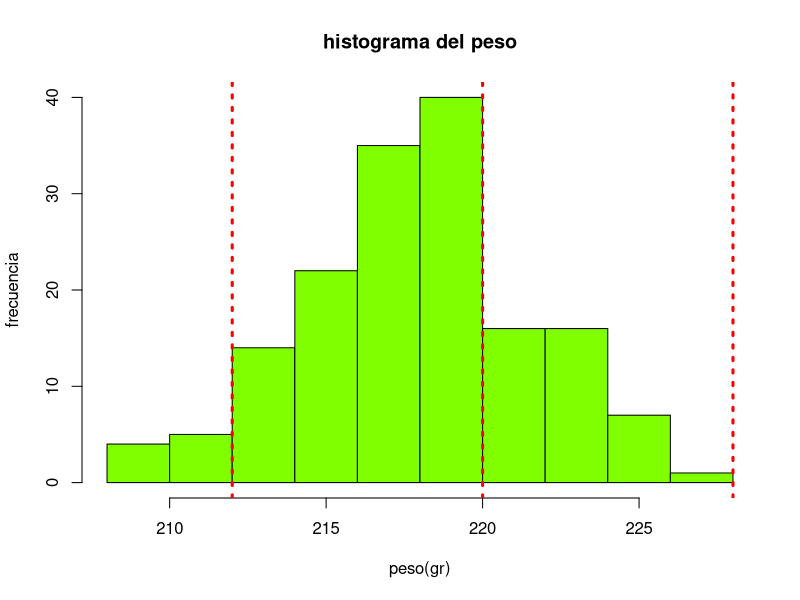
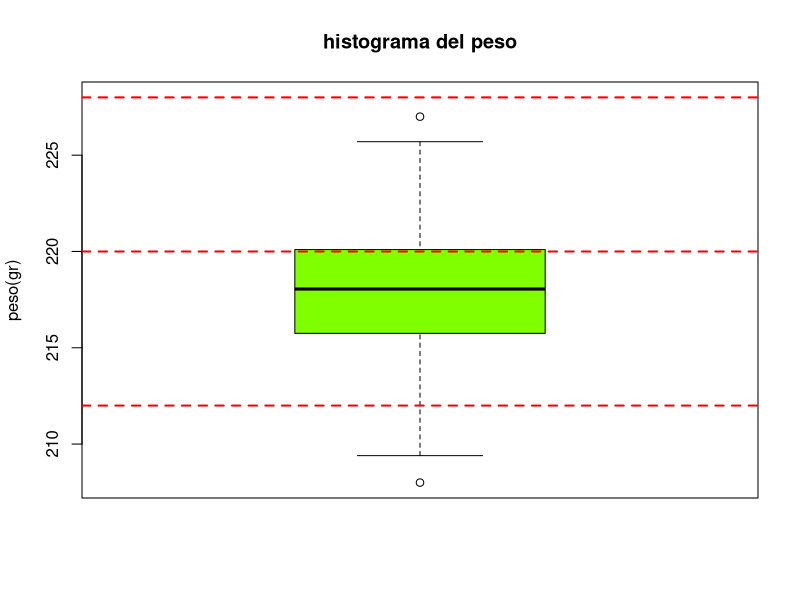
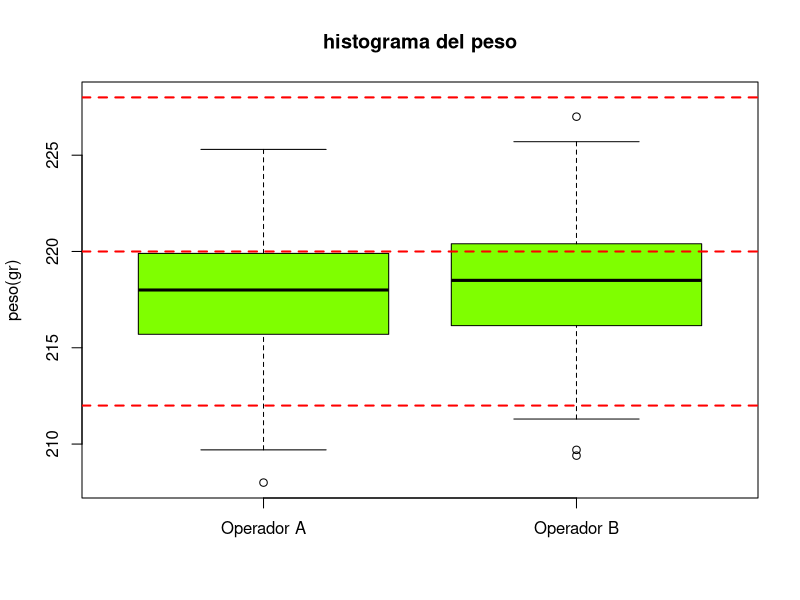
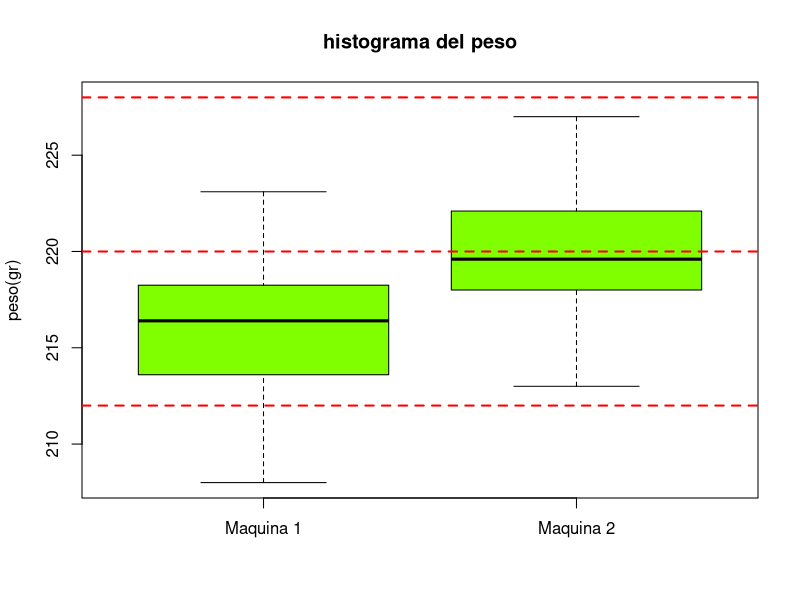
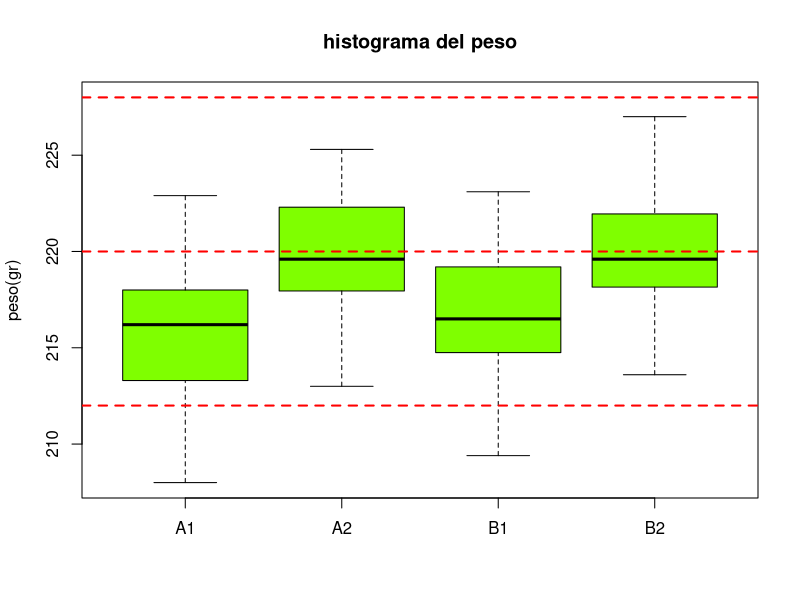

Write R code to recreate these figures, in order.
#------------------------------------------------------#
#-- Universidad del Valle: Escuela de Estadistica    --#
#-- Taller1                                          --# 
#-- Asignatura: Probabilidad y Estadística           --#
#-- Profesores: Ivan Mauricio Bermudez               --#
#------------------------------------------------------#
#               ESTUDIANTES:CODIGO
#-- Javier Humberto Grijalba Camayo: 1743693         --# 
#-- :              --# 
#------------------------------------------------------#
#y es la variable respuesta, y x es la variable explicativa
#relaciones lineales,
#### 0. Establecer el directorio de trabajo ####


#### 1. Lectura de datos ####

datos <- read.table("data_embutidos.txt", header=TRUE, dec=".")

names(datos) #nombres de las variables en la BD.
str(datos)  #Indica el tipo de variable
head(datos) #Muestra las primeras lineas de la BD.

#### 2. Crear histograma ####

hist(datos$peso,
     main=paste("histograma del peso"),
     xlab="peso(gr)",
     ylab="frecuencia",
     xlim=c(208,228),
     col="#7FFF00")
#esto sobrepone lineas
#esta funcion siempre va despues del grafico
abline(v=c(212,220,228),lty=c(3,3,3),lwd=c(3,3,3),col="red")


#### 2.b. Crear Boxplot ####
#boxplot(datos$peso) #generico
#no hay medidad de frecuencia asi que omitimos xlab
boxplot(datos$peso,
        main="histograma del peso",
        ylab="peso(gr)",
        ylim=c(208,228),
        col="#7FFF00")
abline(h=c(212,220,228),lty=2,lwd=2,col="red")



#### 3. tratando de encontrar porque esta fallando esto ####
#trataremos las 4 combinaciones de de maquina con operador.
#operador 1 y maquina 1
#operador 1 y mauqina 2
#operador 2 y mauqina 1
#operador 2 y mauqina 2

##### 3.a. revisando si alguno de los operadores es responsable #####
#datosOperadorA<-which(datos$operario == 'A')
#datosOperadorB<-which(datos$operario == 'B')

datosOperadorA<-datos[datos$operario == 'A',]
datosOperadorB<-datos[datos$operario == 'B',]

boxplot(datosOperadorA$peso,datosOperadorB$peso,
        names=c("Operador A","Operador B"),
        main="histograma del peso",
        ylab="peso(gr)",
        ylim=c(208,228),
        col="#7FFF00")
abline(h=c(212,220,228),lty=2,lwd=2,col="red")



##### 3.b. revisando si alguno de las maquinas es responsable #####
datosMaquina1<-datos[datos$maquina == 1,]
datosMaquina2<-datos[datos$maquina == 2,]
boxplot(datosMaquina1$peso,datosMaquina2$peso,
        names=c("Maquina 1","Maquina 2"),
        main="histograma del peso",
        ylab="peso(gr)",
        ylim=c(208,228),
        col="#7FFF00")
abline(h=c(212,220,228),lty=2,lwd=2,col="red")
#basado en este boxplot voy a asumir que la maquina 1 es responsable
#por las dificultades


datosA1 <- datos[(datos$operario == 'A')& (datos$maquina == 1),]
datosA2 <- datos[(datos$operario == 'A')& (datos$maquina == 2),]
datosB1 <- datos[(datos$operario == 'B')& (datos$maquina == 1),]
datosB2 <- datos[(datos$operario == 'B')& (datos$maquina == 2),]
boxplot(datosA1$peso,datosA2$peso,datosB1$peso,datosB2$peso,
        names=c("A1","A2","B1","B2"),
        main="histograma del peso",
        ylab="peso(gr)",
        ylim=c(208,228),
        col="#7FFF00")
abline(h=c(212,220,228),lty=2,lwd=2,col="red")
#habiendo hecho las 4 combinaciones de maquinas y operadores, concluyo que
#los resultados permanecen mas centrados cuando usamos la maquina 2

